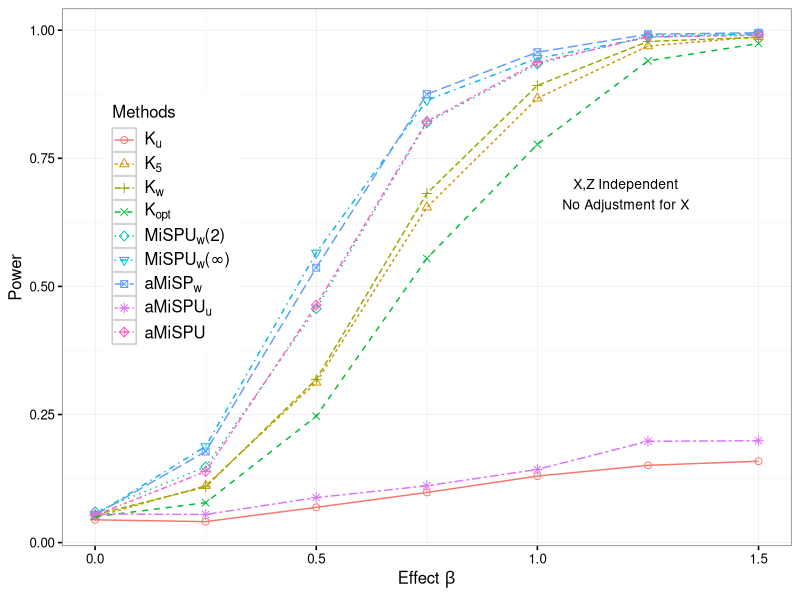

This chart was generated by the following R code:
setwd("/Users/chong/Google Drive/SWAK/simulation/swak-10-27/results")

library(xtable)
##
library(ggplot2)
res = read.table("sim6.txt",sep=",")

res[,3] = factor(rep(1:9,times = 7),levels =  1:9)
## create the plot
base_size = 12
base_family = ""
p1 = ggplot(res, aes(x=x, y=power,group = Methods, color = Methods,shape = Methods,linetype = Methods))+ annotate("text", x = 1.2, y = 0.7, label = "X,Z Independent", size = 3.5) +
 annotate("text", x = 1.2, y = 0.66, label = "No Adjustment for X", size = 3.5) +
scale_shape_manual(values=1:nlevels(res$Methods),breaks = levels(res$Methods),
labels = c(expression(K[u]),expression(K[5]),expression(K[w]),expression(K[opt]),expression(paste(MiSPU[w],"(2)",sep="")),expression(paste(MiSPU[w],"(",infinity,")",sep="")),expression(aMiSP[w]),expression(paste(aMiSPU[u])),"aMiSPU"))+ labs(x=expression(paste("Effect ", beta,sep="")), y="Power")+
geom_point(size = 2) + geom_line(lwd = 0.5) + scale_colour_discrete(breaks = levels(res$Methods),
labels =c(expression(K[u]),expression(K[5]),expression(K[w]),expression(K[opt]),expression(paste(MiSPU[w],"(2)",sep="")),expression(paste(MiSPU[w],"(",infinity,")",sep="")),expression(aMiSP[w]),expression(paste(aMiSPU[u])),"aMiSPU"))+ scale_linetype_discrete(breaks = levels(res$Methods),
labels = c(expression(K[u]),expression(K[5]),expression(K[w]),expression(K[opt]),expression(paste(MiSPU[w],"(2)",sep="")),expression(paste(MiSPU[w],"(",infinity,")",sep="")),expression(aMiSP[w]),expression(paste(aMiSPU[u])),"aMiSPU")) + guides(Methods = guide_legend(ncol = 6, byrow = TRUE)) +theme_grey(base_size = base_size, base_family = base_family) %+replace%
theme(legend.position=c(0.15, .6),legend.text.align = 0 ,axis.text = element_text(size = rel(0.8)), axis.ticks = element_line(colour = "black"),
legend.key = element_rect(colour = "grey80"), panel.background = element_rect(fill = "white",
colour = NA), panel.border = element_rect(fill = NA,
colour = "grey50"), panel.grid.major = element_line(colour = "grey90",
size = 0.2), panel.grid.minor = element_line(colour = "grey98",
size = 0.5), strip.background = element_rect(fill = "grey80",
colour = "grey50", size = 0.2))

p1




